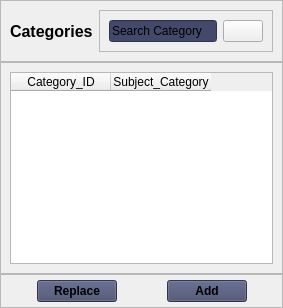
            <widget class="QWidget" name="categories">
             <layout class="QVBoxLayout" name="verticalLayout_15">
              <property name="spacing">
               <number>0</number>
              </property>
              <property name="leftMargin">
               <number>0</number>
              </property>
              <property name="topMargin">
               <number>0</number>
              </property>
              <property name="rightMargin">
               <number>0</number>
              </property>
              <property name="bottomMargin">
               <number>0</number>
              </property>
              <item alignment="Qt::AlignTop">
               <widget class="QFrame" name="category_upper_frame">
                <property name="frameShape">
                 <enum>QFrame::StyledPanel</enum>
                </property>
                <property name="frameShadow">
                 <enum>QFrame::Raised</enum>
                </property>
                <layout class="QHBoxLayout" name="horizontalLayout_29">
                 <item>
                  <widget class="QLabel" name="category_window_label">
                   <property name="font">
                    <font>
                     <pointsize>12</pointsize>
                     <weight>75</weight>
                     <bold>true</bold>
                    </font>
                   </property>
                   <property name="text">
                    <string>Categories</string>
                   </property>
                  </widget>
                 </item>
                 <item alignment="Qt::AlignRight">
                  <widget class="QFrame" name="category_search_frame">
                   <property name="frameShape">
                    <enum>QFrame::StyledPanel</enum>
                   </property>
                   <property name="frameShadow">
                    <enum>QFrame::Raised</enum>
                   </property>
                   <layout class="QHBoxLayout" name="horizontalLayout_28">
                    <item>
                     <widget class="QLineEdit" name="category_lineEdit">
                      <property name="styleSheet">
                       <string notr="true">background-color: rgb(67, 73, 106);</string>
                      </property>
                      <property name="text">
                       <string>Search Category</string>
                      </property>
                     </widget>
                    </item>
                    <item>
                     <widget class="QPushButton" name="category_search_button">
                      <property name="text">
                       <string/>
                      </property>
                      <property name="icon">
                       <iconset resource="icons.qrc">
                        <normaloff>:/icons/icons/icons8-search-30.png</normaloff>:/icons/icons/icons8-search-30.png</iconset>
                      </property>
                     </widget>
                    </item>
                   </layout>
                  </widget>
                 </item>
                </layout>
               </widget>
              </item>
              <item>
               <widget class="QFrame" name="category_central_frame">
                <property name="frameShape">
                 <enum>QFrame::StyledPanel</enum>
                </property>
                <property name="frameShadow">
                 <enum>QFrame::Raised</enum>
                </property>
                <layout class="QVBoxLayout" name="verticalLayout_16">
                 <item>
                  <widget class="QTableWidget" name="category_tableWidget">
                   <column>
                    <property name="text">
                     <string>Category_ID</string>
                    </property>
                   </column>
                   <column>
                    <property name="text">
                     <string>Subject_Category</string>
                    </property>
                   </column>
                  </widget>
                 </item>
                </layout>
               </widget>
              </item>
              <item alignment="Qt::AlignBottom">
               <widget class="QFrame" name="category_lower_frame">
                <property name="frameShape">
                 <enum>QFrame::StyledPanel</enum>
                </property>
                <property name="frameShadow">
                 <enum>QFrame::Raised</enum>
                </property>
                <layout class="QHBoxLayout" name="horizontalLayout_30">
                 <property name="spacing">
                  <number>50</number>
                 </property>
                 <property name="leftMargin">
                  <number>0</number>
                 </property>
                 <property name="topMargin">
                  <number>5</number>
                 </property>
                 <property name="rightMargin">
                  <number>0</number>
                 </property>
                 <property name="bottomMargin">
                  <number>5</number>
                 </property>
                 <item alignment="Qt::AlignRight">
                  <widget class="QPushButton" name="category_replace_button">
                   <property name="font">
                    <font>
                     <weight>75</weight>
                     <bold>true</bold>
                    </font>
                   </property>
                   <property name="styleSheet">
                    <string notr="true">background-color: rgb(67, 73, 106);</string>
                   </property>
                   <property name="text">
                    <string>Replace</string>
                   </property>
                  </widget>
                 </item>
                 <item alignment="Qt::AlignLeft">
                  <widget class="QPushButton" name="category_add_button">
                   <property name="font">
                    <font>
                     <weight>75</weight>
                     <bold>true</bold>
                    </font>
                   </property>
                   <property name="styleSheet">
                    <string notr="true">background-color: rgb(67, 73, 106);</string>
                   </property>
                   <property name="text">
                    <string>Add</string>
                   </property>
                  </widget>
                 </item>
                </layout>
               </widget>
              </item>
             </layout>
            </widget>
